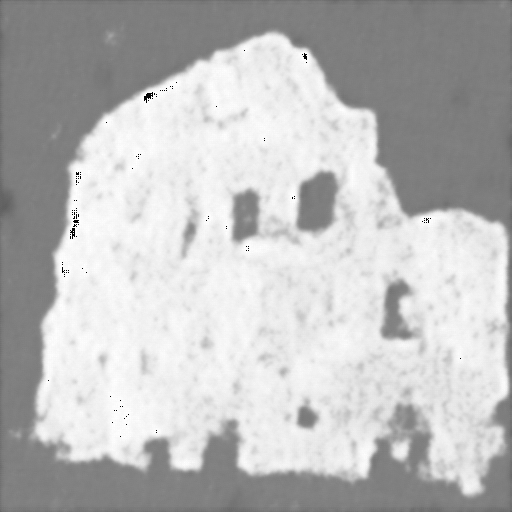
#> input picture sampledepth.png, 512 x 512 px
$ python test_noise_sampler.py
#> lines starting #> are read from the running program, lines starting #| are printed output that depends on the picture; long printed decimals are rounded
import cv2
import numpy as np

def apply_gaussian_noise(image, num_times, mean=0, std=1):
    """
    Applies Gaussian noise to a grayscale image a specified number of times.
    """
    noisy_image = image.copy().astype(np.float64)
    height, width = image.shape[:2]

    for i in range(num_times):
        noise = np.random.normal(mean, std, size=(height, width))

        noisy_image = cv2.addWeighted(noisy_image, 0.75, noise, 0.25, 0)


    noisy_image = np.clip(noisy_image, 0, 1)

    return noisy_image

im = cv2.imread('sampledepth.png', cv2.IMREAD_GRAYSCALE) / 255.0
#> im: shape (512, 512) float64; min 0, max 1, mean 0.74
im = cv2.resize(im, (500,500))
#> im: shape (500, 500) float64
im = np.divide(1, 1 + np.exp(5 * (-im + 0.5)))
print(np.max(im))
#| 0.924
print(np.min(im))
#| 0.07624
cv2.imshow(f'im', cv2.applyColorMap((im*255.0).astype(np.uint8), cv2.COLORMAP_PARULA))
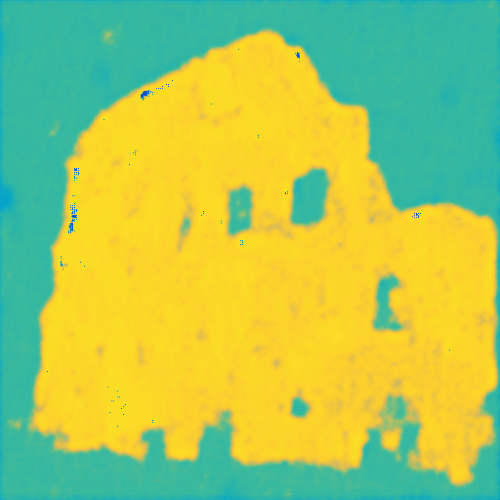
#> window 'im': shape (500, 500, 3); mean B, G, R 92.6, 199.4, 168.1
cv2.waitKey(0)
# [6 lines of commented-out code are left out]

$ run again, with integral.png copied over sampledepth.png
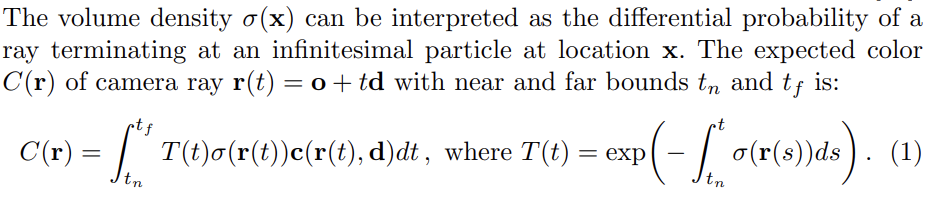
#> input picture integral.png, 940 x 210 px
#> `im = cv2.resize(im, (500,500))`:
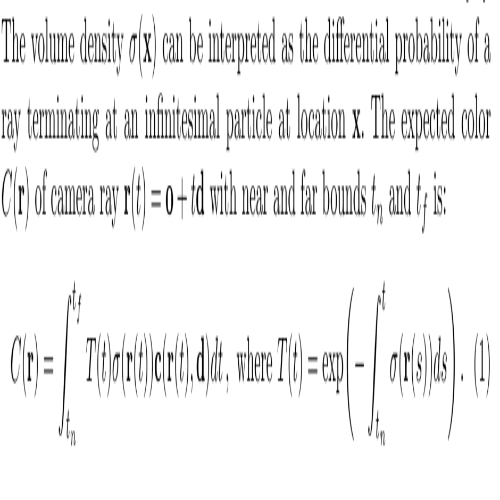
#> im: shape (500, 500) float64; min 0, max 1, mean 0.942
#| 0.9241
#| 0.07586
#> `cv2.imshow(f'im', cv2.applyColorMap((im*255.0).astype(np.uint8), cv2.C..`:
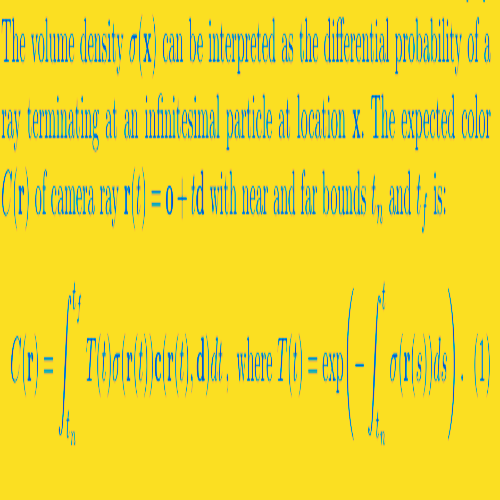
#> window 'im': shape (500, 500, 3); mean B, G, R 46.7, 216.2, 235

$ run again, with quadrature estimate.png copied over sampledepth.png
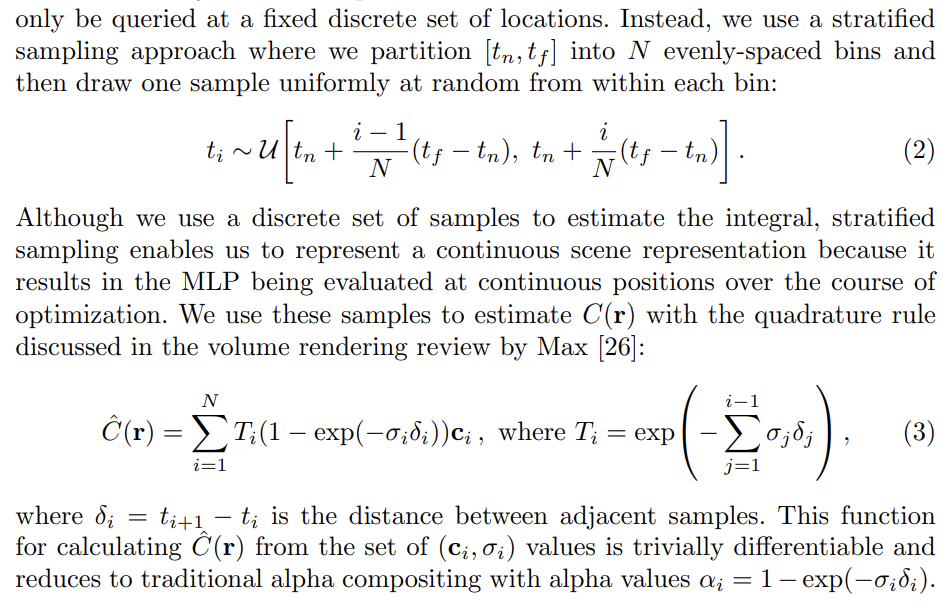
#> input picture quadrature estimate.png, 950 x 616 px
#> `im = cv2.resize(im, (500,500))`:
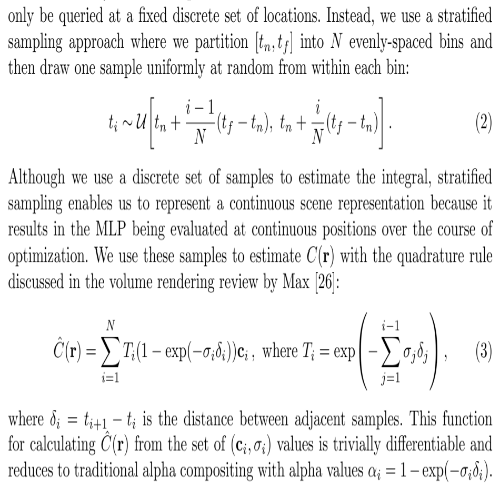
#> im: shape (500, 500) float64; min 0, max 1, mean 0.939
#| 0.9241
#| 0.07586
#> `cv2.imshow(f'im', cv2.applyColorMap((im*255.0).astype(np.uint8), cv2.C..`:
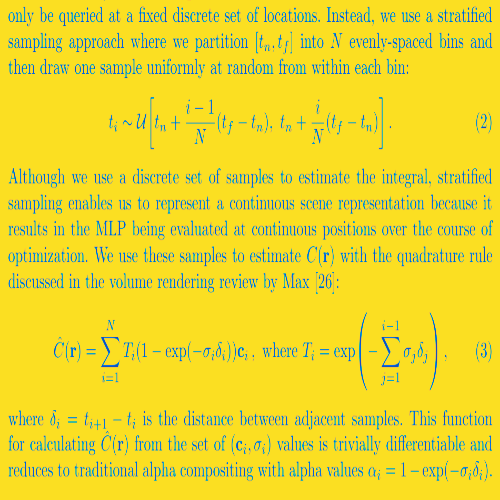
#> window 'im': shape (500, 500, 3); mean B, G, R 47.1, 215.9, 234.6
